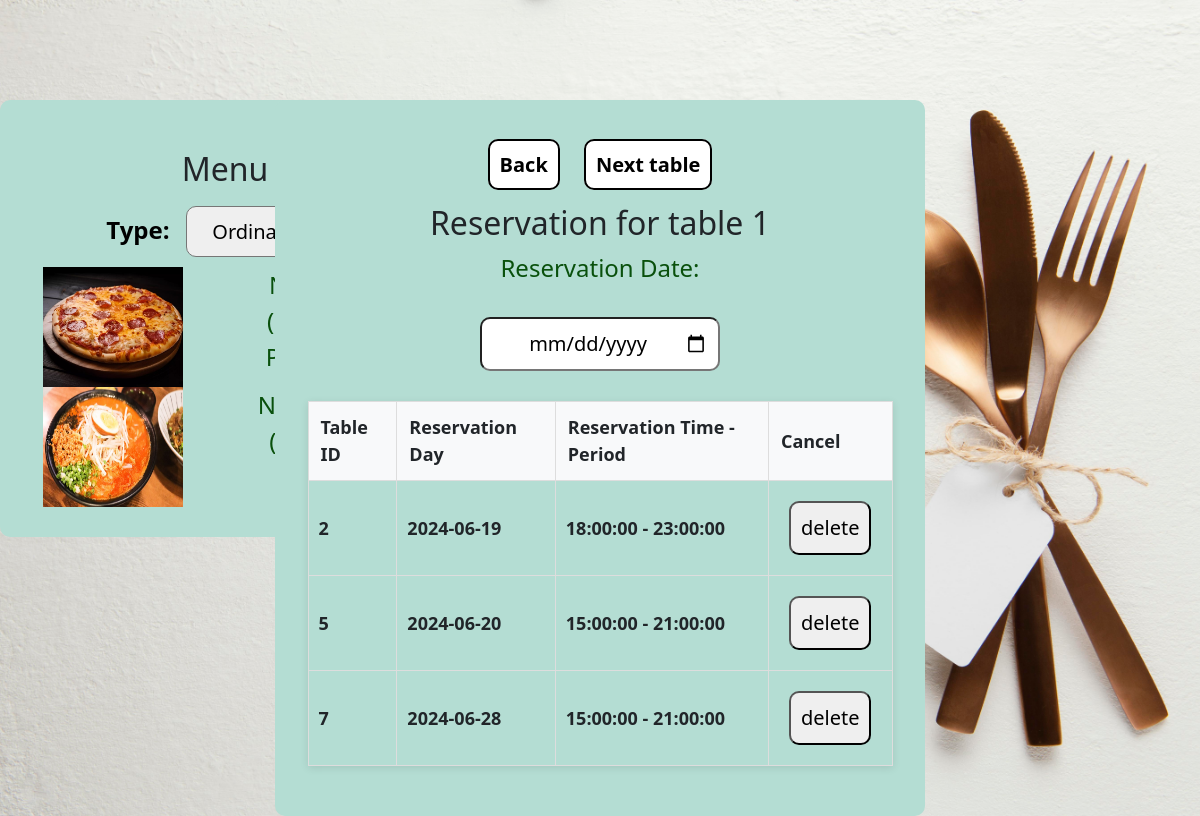
/Restaurant/reservation.php?table=1 (signed in), run on the app's committed database.
### tables this page shows
CREATE TABLE `menu` (
  `dishId` int(11) NOT NULL,
  `dishName` varchar(50) NOT NULL,
  `dishPicture` varchar(100) NOT NULL,
  `dishType` varchar(30) NOT NULL,
  `dishPrice` decimal(5,2) NOT NULL
);

CREATE TABLE `reservation` (
  `reservationId` int(11) NOT NULL,
  `tableId` int(11) NOT NULL,
  `userId` int(11) NOT NULL,
  `reservationDay` date DEFAULT NULL,
  `reservationTime` time DEFAULT NULL,
  `period` time NOT NULL
);

### Restaurant/reservation.php (the view, shortened to what this page needs)
<!DOCTYPE html>
<html lang="en">
<head>
    <link href="https://cdn.jsdelivr.net/npm/bootstrap@5.3.2/dist/css/bootstrap.min.css" rel="stylesheet"
>
    <link rel="stylesheet" href="https://cdn.jsdelivr.net/npm/bootstrap-icons@1.11.3/font/bootstrap-icons.min.css">
    <link rel="stylesheet" href="https://cdnjs.cloudflare.com/ajax/libs/font-awesome/4.7.0/css/font-awesome.min.css">
    <link rel="stylesheet" href="SideStyle.css">
</head>
<body>
<form class="menuForm">
    <h2>Menu</h2>
    <label class="bold">Type:
        <select class="inputok" id="dishTypeSelect" onchange="fetchDishesByType()">
                <option>Ordinary</option>
            <?php
            global $conn;
            ?>
        </select>
    </label>
    <div class="container text-center" id="dishContainer">
        <?php
        $command = "SELECT * FROM menu";
        $stmt = $conn->prepare($command);
        $stmt->execute();
        $result = $stmt->get_result();
        if ($result->num_rows > 0) {
            while ($row = $result->fetch_assoc()) {
                echo '<div class="row align-items-start">';
                echo '<div class="col"><img src="' . $row['dishPicture'] . '" alt="img" width="140px" height="120px"/></div>';
                echo "<div class='col'><div class='row align-items-start'><label>Name: " . $row['dishName'] . " (" . $row['dishType'] . ")</label></div>";
                echo "<div class='row align-items-start'><label>Price: " . $row['dishPrice'] . "€</label></div>";
                echo '</div></div>';
            }
        }
        ?>
    </div>
</form>
<form method="post"
      action="reservation.php?table=<?php if (isset($_GET['table']) && $_GET['table'] > 0 && $_GET['table'] <= $_SESSION['maxTableId']) echo $_GET['table']; else {
          header('location:tables.php');
          exit();
      } ?>&" class="reservationForm">
    <a class="nextPage" href="tables.php">Back</a>
    <?php if ($_GET['table'] < $_SESSION['maxTableId']) echo "<a class=\"nextPage\" href=\"reservation.php?table=" . ($_GET['table'] + 1) . "\">Next table</a>";
    echo "<br><br><h2>Reservation for table " . $_GET['table'] . "</h2>";
    $today = date("Y-m-d");
    $sql = $conn->prepare("SELECT reservation.* FROM user
        INNER JOIN reservation ON user.userId = reservation.userId
        WHERE reservation.reservationDay >= ? AND user.userId = ?
        ORDER BY reservation.reservationDay ASC;");
    $sql->bind_param('si', $today, $_SESSION['userID']);
    $sql->execute();
    $result = $sql->get_result();
    if ($result->num_rows >= 0 && $result->num_rows < 5) {
        echo '<label for="res" class="fix">Reservation Date:</label><br><br>';
        if (!isset($_POST['day'])) {
            echo '<input type="date" style="width: 240px" class="inputok" name="day" id="day" onchange="activateSubmit()">';
        } else {
            echo "<input type=\"date\" name=\"day\" class=\"inputok\"id=\"day\" value=\"" . $_POST['day'] . "\" onchange=\"activateSubmit()\">";
        }
        echo "<input type='submit' name='action' id='submitButton' value='day' style='display: none;'><br>";
    } else {
        $_SESSION['reservationMessage'] = "You have too many reservations, you can't reserve more tables today.";
    }
    $t = time();
    $currentTime = date("Y-m-d", $t);
    if ($_SESSION['privalage'] == "admin" || $_SESSION['privalage'] == "worker") {
        $sql = mysqli_prepare($conn, "SELECT CONCAT(user.firstName, ' ', user.lastName) AS name, reservation.*
        FROM user
        INNER JOIN reservation ON user.userId = reservation.userId
        WHERE reservation.reservationDay >= ? AND reservation.tableId = ?
        ORDER BY reservation.reservationDay ASC;");
        $sql->bind_param('si', $currentTime, $_GET['table']);
    } else {
        $sql = mysqli_prepare($conn, "SELECT * FROM reservation where userId = ? and reservationDay>= ? ORDER BY reservationDay ASC,reservationTime ASC;");
        $sql->bind_param('is', $_SESSION['userID'], $currentTime);
    }
    $sql->execute();
    $result = $sql->get_result();
    if ($result->num_rows > 0) {
        echo '<div style="display: flex; justify-content: center; align-items: center;">';
        echo '<br><br><table border="1" style="border-collapse: collapse; width: 90%; margin: 20px auto; font-size: 18px; text-align: left; box-shadow: 0 2px 8px rgba(0, 0, 0, 0.1);">';
        echo '<thead style="background-color: #f8f9fa;">';
        echo '<tr>';
        if ($_SESSION['privalage'] != "admin" && $_SESSION['privalage'] != "worker") {
            echo '<th style="padding: 12px; border: 1px solid #ddd;">Table ID</th>';
        } else {
            echo '<th style="padding: 12px; border: 1px solid #ddd;">Name</th>';
        }
        echo '<th style="padding: 12px; border: 1px solid #ddd;">Reservation Day</th>';
        echo '<th style="padding: 12px; border: 1px solid #ddd;">Reservation Time - Period</th>';
        echo '<th style="padding: 12px; border: 1px solid #ddd;">Cancel</th>';
        echo '</tr>';
        echo '</thead>';
        echo '<tbody>';
        while ($row = $result->fetch_assoc()) {
            echo '<tr>';
            if ($_SESSION['privalage'] != "admin" && $_SESSION['privalage'] != "worker") {
                echo '<th style="padding: 10px; border: 1px solid #ddd;">' . $row['tableId'] . '</th>';
            } else {
                echo '<th style="padding: 10px; border: 1px solid #ddd;">' . $row['name'] . '</th>';
            }
            echo '<th style="padding: 10px; border: 1px solid #ddd;">' . $row['reservationDay'] . '</th>';
            echo '<th style="padding: 10px; border: 1px solid #ddd;">' . $row['reservationTime'] . ' - ' . $row['period'] . '</th>';
            echo '<th style="padding: 10px; border: 1px solid #ddd;">
    <form method="post" action="reservation.php?table=' . $_GET['table'] . '" >
    <input type="submit" name="delete" value="delete" class="inputok" onclick="confirmDeletion();">
    <input type="hidden" name="reservation" value="' . $row['reservationId'] . '">
    </form>
    <script type="text/javascript">
    function confirmDeletion() {
    return confirm("Are you sure you want to delete this reservation?");
        }
    </script>
    </th>';
            echo '</tr>';
        }
        echo '</tbody>';
        echo '</table><br>';
    }
    echo '</div>';
    echo '</form>';
    ?>
</body>
</html>

### Restaurant/SideStyle.css (style rules this page uses)
body { background-color: cornflowerblue; background-image: url("logPic.jpg"); background-size: cover; background-repeat: no-repeat; background-attachment: fixed; }
.nextPage { text-decoration: none; color: #000000; font-weight: bold; background-color:white; border: 2px solid #000000; transition: background-color 0.3s ease; border-radius: 10px; font-size: 20px; padding: 10px; margin: 10px; }
.inputok { transition: background-color 0.3s ease; border-radius: 10px; font-size: 20px; padding: 10px; margin: 10px; text-align: center; }
.mainForm,.reservationForm { -webkit-animation: fadeIn 1s; padding-top: 50px; padding-bottom: 30px; text-align: center; position: absolute; top: 100px; width:450px; margin: auto; right:0; left: 0; background-color: #b4ddd3; border-radius: 10px; }
.menuForm { -webkit-animation: fadeIn 1s; padding-top: 50px; padding-bottom: 30px; text-align: center; position: absolute; top: 100px; width:450px ; margin: auto; right:1300px; left: 0; background-color: #b4ddd3; border-radius: 10px; }
.reservationForm { width:650px ; }
label { color: #09500c; font-size: 24px; }
.fix { height: 10px; }
.bold { font-weight: bold; color: black; }

### data on the page
menu: dishPicture (picture)
menu: dishPicture (picture)
reservation: tableId "2", reservationDay "2024-06-19", reservationTime "18:00:00", period "23:00:00"
reservation: tableId "5", reservationDay "2024-06-20", reservationTime "15:00:00", period "21:00:00"
reservation: tableId "7", reservationDay "2024-06-28", reservationTime "15:00:00", period "21:00:00"

### other printed values
$_GET['table'] "1"
